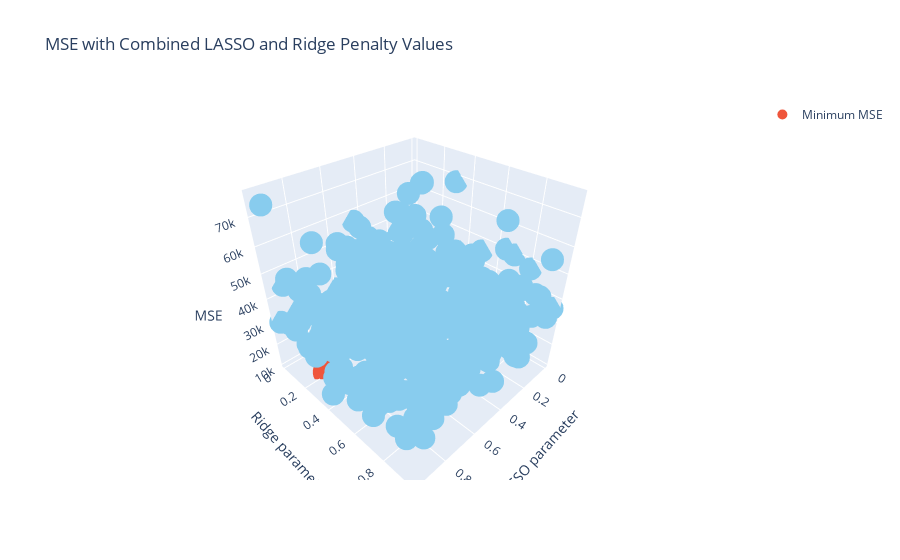
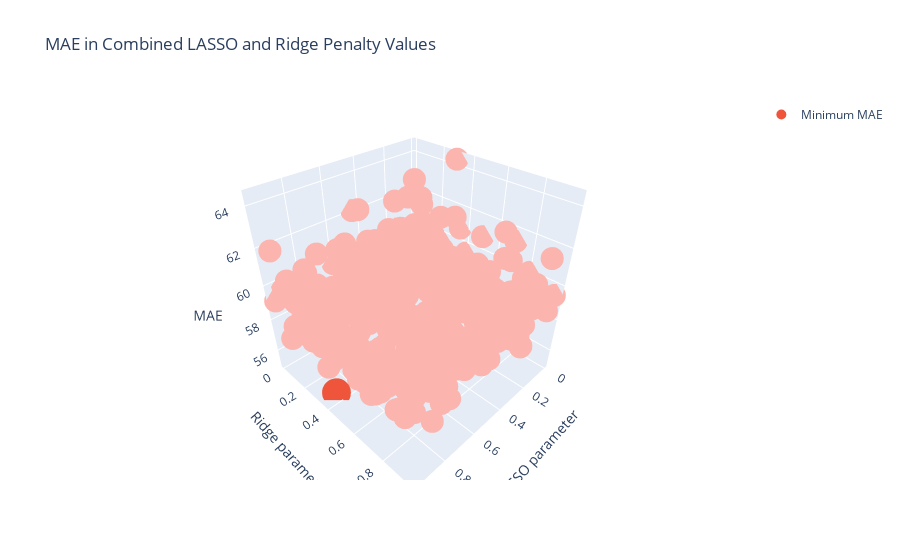

The notebook cell these images were saved under, in order:
### Code cell
# Plotting 3 dimensional plot
figMSE = go.Figure(
    data=px.scatter_3d(
        graphdf,
        x="l1",
        y="l2",
        z="minMSE",
        opacity=1,
        labels={"l1": "LASSO parameter", "l2": "Ridge parameter", "minMSE": "MSE",},
        color_discrete_sequence=px.colors.qualitative.Safe,
        title="MSE with Combined LASSO and Ridge Penalty Values",
    )
)


minMSEpoint = graphdf["minMSE"].idxmin()
minMSEgraph = graphdf.iloc[minMSEpoint]
display(minMSEpoint)

figMSE.add_trace(
    go.Scatter3d(
        x=[minMSEgraph.loc["l1"]],
        y=[minMSEgraph.loc["l2"]],
        z=[minMSEgraph.loc["minMSE"]],
        name="Minimum MSE",
        mode="markers",
        marker_symbol="circle",
        marker_size=10,
    )
)

figMSE.show()


figMAE = go.Figure(
    data=px.scatter_3d(
        graphdf,
        x="l1",
        y="l2",
        z="minMAE",
        opacity=1,
        labels={"l1": "LASSO parameter", "l2": "Ridge parameter", "minMAE": "MAE",},
        color_discrete_sequence=px.colors.qualitative.Pastel1,
        title="MAE in Combined LASSO and Ridge Penalty Values",
    )
)


minMAEpoint = graphdf["minMAE"].idxmin()
minMAEgraph = graphdf.iloc[minMAEpoint]
display(minMAEpoint)

figMAE.add_trace(
    go.Scatter3d(
        x=[minMAEgraph.loc["l1"]],
        y=[minMAEgraph.loc["l2"]],
        z=[minMAEgraph.loc["minMAE"]],
        name="Minimum MAE",
        mode="markers",
        marker_symbol="circle",
        marker_size=10,
    )
)
figMAE.show()


figMSE.write_html("../data/3dMSE.html")
figMAE.write_html("../data/3dMAE.html")

### Figure 1 — Plotly figure (JSON) as saved in the notebook; plotly's stock layout.template omitted (floating-point values rounded to 4 significant figures; data arrays with more than 128 entries replaced by an {"elided": "..."} marker saying what was removed)
{"data": [{"hovertemplate": "LASSO parameter=%{x}<br>Ridge parameter=%{y}<br>MSE=%{z}<extra></extra>", "legendgroup": "", "marker": {"color": "rgb(136, 204, 238)", "opacity": 1, "symbol": "circle"}, "mode": "markers", "name": "", "scene": "scene", "showlegend": false, "type": "scatter3d", "x": {"elided": "400 float values"}, "y": {"elided": "400 float values"}, "z": {"elided": "400 float values"}}, {"marker": {"size": 10, "symbol": "circle"}, "mode": "markers", "name": "Minimum MSE", "type": "scatter3d", "x": [0.86], "y": [0.21], "z": [11020.0]}], "layout": {"legend": {"tracegroupgap": 0}, "scene": {"domain": {"x": [0, 1], "y": [0, 1]}, "xaxis": {"title": {"text": "LASSO parameter"}}, "yaxis": {"title": {"text": "Ridge parameter"}}, "zaxis": {"title": {"text": "MSE"}}}, "title": {"text": "MSE with Combined LASSO and Ridge Penalty Values"}}}

### Figure 2 — Plotly figure (JSON) as saved in the notebook; plotly's stock layout.template omitted (floating-point values rounded to 4 significant figures; data arrays with more than 128 entries replaced by an {"elided": "..."} marker saying what was removed)
{"data": [{"hovertemplate": "LASSO parameter=%{x}<br>Ridge parameter=%{y}<br>MAE=%{z}<extra></extra>", "legendgroup": "", "marker": {"color": "rgb(251,180,174)", "opacity": 1, "symbol": "circle"}, "mode": "markers", "name": "", "scene": "scene", "showlegend": false, "type": "scatter3d", "x": {"elided": "400 float values"}, "y": {"elided": "400 float values"}, "z": {"elided": "400 float values"}}, {"marker": {"size": 10, "symbol": "circle"}, "mode": "markers", "name": "Minimum MAE", "type": "scatter3d", "x": [0.91], "y": [0.36], "z": [55.13]}], "layout": {"legend": {"tracegroupgap": 0}, "scene": {"domain": {"x": [0, 1], "y": [0, 1]}, "xaxis": {"title": {"text": "LASSO parameter"}}, "yaxis": {"title": {"text": "Ridge parameter"}}, "zaxis": {"title": {"text": "MAE"}}}, "title": {"text": "MAE in Combined LASSO and Ridge Penalty Values"}}}
